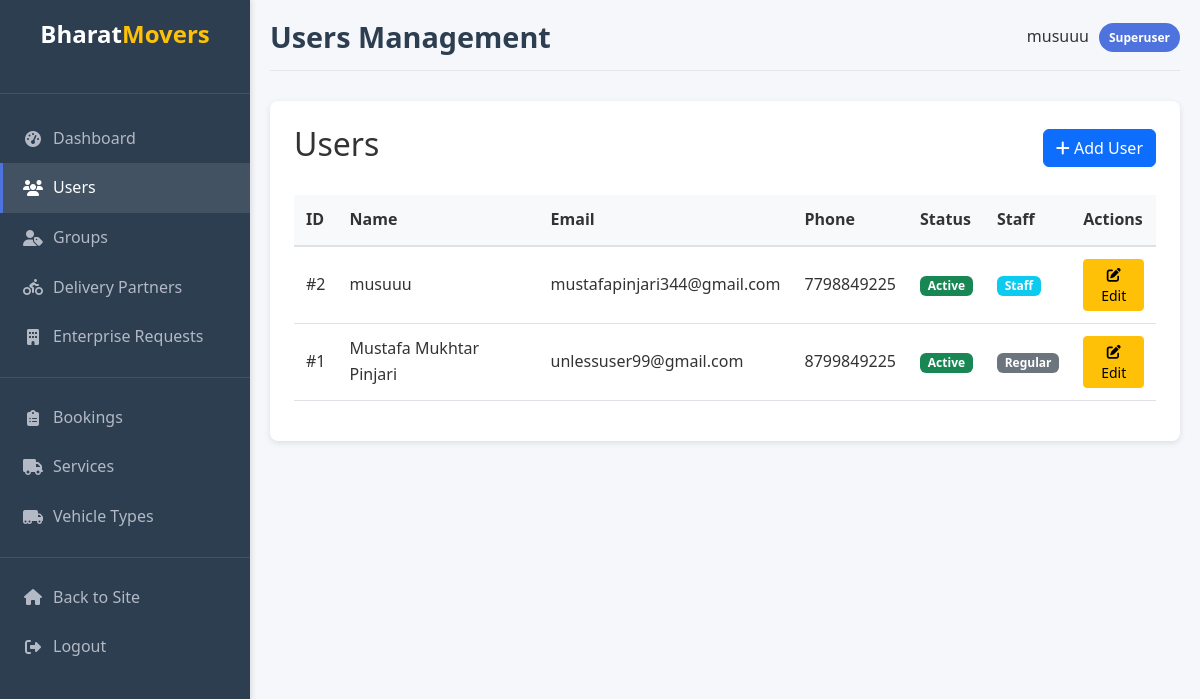
The app's page /accounts/admin/users/ (signed in), older data.
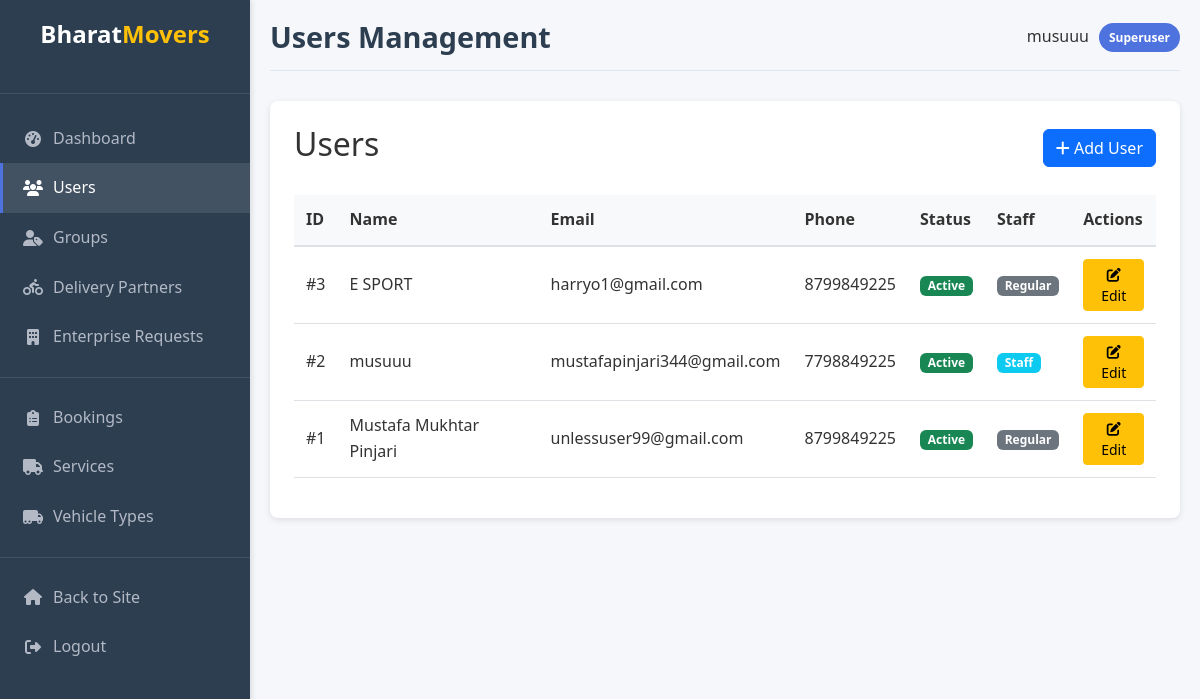
The same page, newer data.
### accounts/models.py (models this page shows, shortened)
class CustomUser(AbstractUser):
    USER_TYPE_CHOICES = [
        ('CUSTOMER', 'Customer'),
        ('ADMIN', 'Admin'),
        ('DRIVER', 'Driver')
    ]
    email = models.EmailField(unique=True)
    phone_number = models.CharField(max_length=15)
    address = models.TextField(blank=True)
    user_type = models.CharField(max_length=10, choices=USER_TYPE_CHOICES, default='CUSTOMER')
    is_customer = models.BooleanField(default=True)
    is_driver = models.BooleanField(default=False)
    department = models.CharField(max_length=50, blank=True)
    designation = models.CharField(max_length=50, blank=True)
    join_date = models.DateTimeField(auto_now_add=True)
    email_notifications = models.BooleanField(default=True)
    sms_notifications = models.BooleanField(default=True)
    profile_image = models.ImageField(upload_to='profile_images/', blank=True, null=True)
    USERNAME_FIELD = 'email'
    REQUIRED_FIELDS = ['username']

### accounts/views.py (the view)
# urls.py: path('admin/users/', views.admin_users, name='admin_users'),
@login_required
@user_passes_test(lambda u: u.is_superuser or u.is_staff)
def admin_users(request):
    users = CustomUser.objects.all().order_by('-date_joined')
    return render(request, 'accounts/admin/users.html', {
        'users': users,
        'active_tab': 'users'
    })

### templates/accounts/admin/users.html
{% extends "accounts/admin/admin_base.html" %}
{% block admin_title %}Users Management{% endblock %}
{% block admin_content %}
<div class="admin-card">
    <div class="d-flex justify-content-between align-items-center mb-4">
        <h2>Users</h2>
        <a href="{% url 'accounts:admin_add_user' %}" class="btn btn-primary">
            <i class="fas fa-plus"></i> Add User
        </a>
    </div>
    <table class="admin-table">
        <thead>
            <tr>
                <th>ID</th>
                <th>Name</th>
                <th>Email</th>
                <th>Phone</th>
                <th>Status</th>
                <th>Staff</th>
                <th>Actions</th>
            </tr>
        </thead>
        <tbody>
            {% for user in users %}
            <tr>
                <td>#{{ user.id }}</td>
                <td>{{ user.get_full_name }}</td>
                <td>{{ user.email }}</td>
                <td>{{ user.phone_number }}</td>
                <td>
                    {% if user.is_active %}
                    <span class="badge bg-success">Active</span>
                    {% else %}
                    <span class="badge bg-danger">Inactive</span>
                    {% endif %}
                </td>
                <td>
                    {% if user.is_staff %}
                    <span class="badge bg-info">Staff</span>
                    {% else %}
                    <span class="badge bg-secondary">Regular</span>
                    {% endif %}
                </td>
                <td>
                    <div class="admin-actions">
                        <a href="{% url 'accounts:admin_edit_user' user.id %}" class="btn btn-sm btn-warning">
                            <i class="fas fa-edit"></i> Edit
                        </a>
                    </div>
                </td>
            </tr>
            {% empty %}
            <tr>
                <td colspan="7" class="text-center">No users found</td>
            </tr>
            {% endfor %}
        </tbody>
    </table>
</div>
{% endblock %}

### templates/accounts/admin/admin_base.html (shortened to what this page needs)
{% load static %}
<!DOCTYPE html>
<html lang="en">
<head>
    <link href="https://cdn.jsdelivr.net/npm/bootstrap@5.3.2/dist/css/bootstrap.min.css" rel="stylesheet">
    <link rel="stylesheet" href="https://cdnjs.cloudflare.com/ajax/libs/font-awesome/6.4.0/css/all.min.css">
    <link rel="stylesheet" href="https://cdn.jsdelivr.net/npm/flatpickr/dist/flatpickr.min.css">
    <link rel="stylesheet" href="{% static 'css/admin.css' %}">
</head>
<body class="admin-body">
    <div class="admin-container">
        <div class="admin-sidebar">
            <div class="admin-logo">
                <h1 class="text-center text-white mb-4">Bharat<span class="text-warning">Movers</span></h1>
            </div>
            <a href="{% url 'accounts:admin_dashboard' %}" class="nav-link {% if active_tab == 'dashboard' %}active{% endif %}">
                <i class="fas fa-tachometer-alt"></i> <span>Dashboard</span>
            </a>
            <a href="{% url 'accounts:admin_users' %}" class="nav-link {% if active_tab == 'users' %}active{% endif %}">
                <i class="fas fa-users"></i> <span>Users</span>
            </a>
            <a href="{% url 'accounts:admin_groups' %}" class="nav-link {% if active_tab == 'groups' %}active{% endif %}">
                <i class="fas fa-user-tag"></i> <span>Groups</span>
            </a>
            <a href="{% url 'accounts:admin_delivery_partners' %}" class="nav-link {% if active_tab == 'delivery_partners' %}active{% endif %}">
                <i class="fas fa-biking"></i> <span>Delivery Partners</span>
            </a>
            <a href="{% url 'accounts:admin_enterprise_requests' %}" class="nav-link {% if active_tab == 'enterprise_requests' %}active{% endif %}">
                <i class="fas fa-building"></i> <span>Enterprise Requests</span>
            </a>
            <div class="sidebar-divider"></div>
            <a href="{% url 'accounts:admin_bookings' %}" class="nav-link {% if active_tab == 'bookings' %}active{% endif %}">
                <i class="fas fa-clipboard-list"></i> <span>Bookings</span>
            </a>
            <a href="{% url 'accounts:admin_services' %}" class="nav-link {% if active_tab == 'services' %}active{% endif %}">
                <i class="fas fa-truck"></i> <span>Services</span>
            </a>
            <a href="{% url 'accounts:admin_vehicle_types' %}" class="nav-link {% if active_tab == 'vehicle_types' %}active{% endif %}">
                <i class="fas fa-truck-moving"></i> <span>Vehicle Types</span>
            </a>
            <div class="sidebar-divider"></div>
            <a href="{% url 'home' %}" class="nav-link">
                <i class="fas fa-home"></i> <span>Back to Site</span>
            </a>
            <a href="{% url 'accounts:logout' %}" class="nav-link">
                <i class="fas fa-sign-out-alt"></i> <span>Logout</span>
            </a>
        </div>
        <div class="admin-content">
            <div class="admin-header">
                <h1 class="admin-title">{% block admin_title %}Admin Panel{% endblock %}</h1>
                <div class="admin-user-info">
                    <span>{{ request.user.get_full_name|default:request.user.email }}</span>
                    <span class="admin-badge">{% if request.user.is_superuser %}Superuser{% else %}Staff{% endif %}</span>
                </div>
            </div>
            {% block admin_content %}{% endblock %}
        </div>
    </div>
</body>
</html>

Row changes from the older to the newer data that the page shows:
added CustomUser: id "3", get_full_name "E SPORT", email "harryo1@gmail.com", phone_number "8799849225", is_active "Active", is_staff "Regular"
